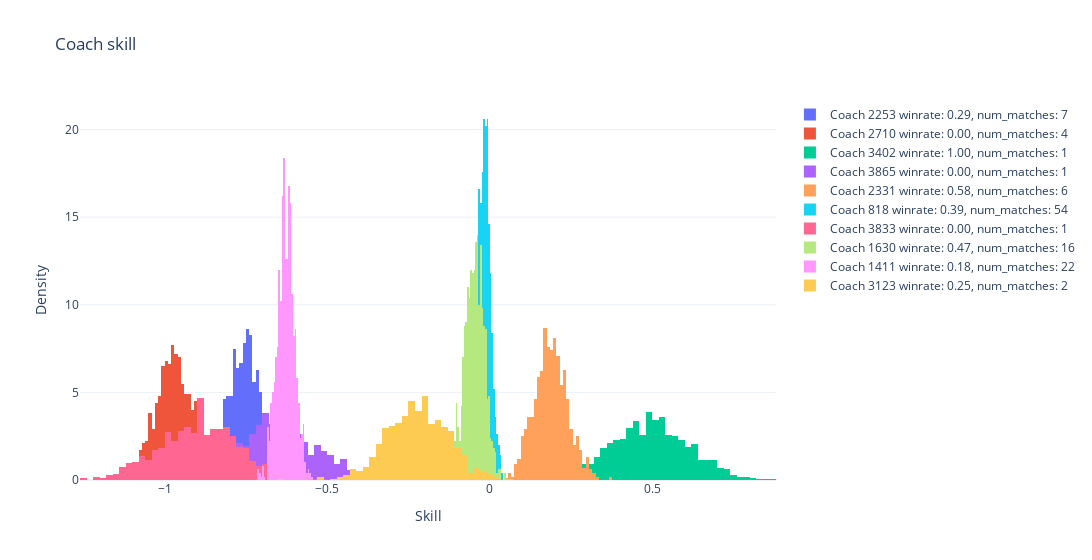

Source (notebook cell):
### Code cell
fig = go.Figure()
for i in np.random.randint(0, num_coaches, 10):
    samples = samples_MultiPlayer["coach_skills"].detach().squeeze()[:,i]
    fig.add_trace(go.Histogram(x=samples, name=f"Coach {i+1} winrate: {data['sorted_winrates'][i]:.2f}, num_matches: {int(data['sorted_num_matches'][i])}",
                               histnorm='probability density'))
fig.update_layout(barmode='overlay', xaxis_title="Skill", yaxis_title="Density", title="Coach skill", width=1200)
fig.show()

### Figure 1 — Plotly figure (JSON) as saved in the notebook; plotly's stock layout.template omitted (floating-point values rounded to 4 significant figures; data arrays with more than 128 entries replaced by an {"elided": "..."} marker saying what was removed)
{"data": [{"histnorm": "probability density", "name": "Coach 2253 winrate: 0.29, num_matches: 7", "type": "histogram", "x": {"elided": "1000 float values"}}, {"histnorm": "probability density", "name": "Coach 2710 winrate: 0.00, num_matches: 4", "type": "histogram", "x": {"elided": "1000 float values"}}, {"histnorm": "probability density", "name": "Coach 3402 winrate: 1.00, num_matches: 1", "type": "histogram", "x": {"elided": "1000 float values"}}, {"histnorm": "probability density", "name": "Coach 3865 winrate: 0.00, num_matches: 1", "type": "histogram", "x": {"elided": "1000 float values"}}, {"histnorm": "probability density", "name": "Coach 2331 winrate: 0.58, num_matches: 6", "type": "histogram", "x": {"elided": "1000 float values"}}, {"histnorm": "probability density", "name": "Coach 818 winrate: 0.39, num_matches: 54", "type": "histogram", "x": {"elided": "1000 float values"}}, {"histnorm": "probability density", "name": "Coach 3833 winrate: 0.00, num_matches: 1", "type": "histogram", "x": {"elided": "1000 float values"}}, {"histnorm": "probability density", "name": "Coach 1630 winrate: 0.47, num_matches: 16", "type": "histogram", "x": {"elided": "1000 float values"}}, {"histnorm": "probability density", "name": "Coach 1411 winrate: 0.18, num_matches: 22", "type": "histogram", "x": {"elided": "1000 float values"}}, {"histnorm": "probability density", "name": "Coach 3123 winrate: 0.25, num_matches: 2", "type": "histogram", "x": {"elided": "1000 float values"}}], "layout": {"barmode": "overlay", "title": {"text": "Coach skill"}, "width": 1200, "xaxis": {"title": {"text": "Skill"}}, "yaxis": {"title": {"text": "Density"}}}}
